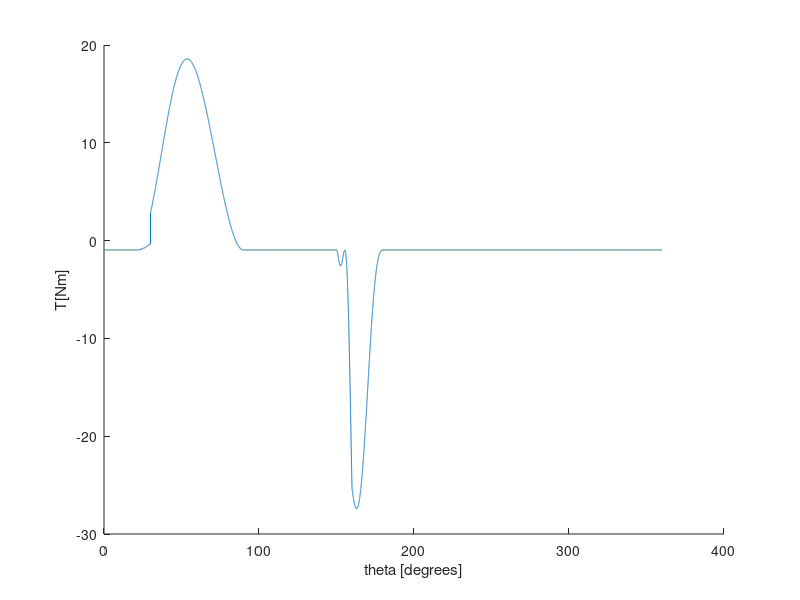

Source code (MATLAB): (Note: this script raises an error after producing the figure.)
% CAMS ASSIGNMENT Subtask 3
% Determine flywheel dimensions
%--------------------------------------------------------%
clear variables
close all 

%determine torque 
cam_pow=load('campower_ecc32');

%load normal force, pressure angle, eccentricity and pitch radius
N=cam_pow.normalforce_tot;
alpha=cam_pow.pressure_angle;
e=cam_pow.exc*0.001;
omega=cam_pow.w;
R0=(cam_pow.xpitch.^2+cam_pow.ypitch.^2).^(1/2)*0.001;


%compute torque:
T1 = (N.*cos(alpha).*e + N.*sin(alpha).*(R0.^2-e.^2).^(1/2)); %instanteneous torque 
T_avg = mean(T1); %torque the engine will produce in regime 
x= cam_pow.thetadegree;


%compute speed variation and work surplus
delta_T = T1-T_avg;

A = zeros(size(x));
for i = 2:36000
    A(i) = (trapz(x(1:i),delta_T(1:i))); 
end

[~,cM] = max(A);
[~,cm] = min(A);
tM = cM/100;
tm = cm/100;

%compute Amax and I 
A_max = trapz(x(min(tm,tM):max(tm,tM)),T1(min(tm,tM):max(tm,tM))-T_avg);
K=0.1;
I = abs((A_max)/((omega^2)*K));

%compute weight of flywheel
R_max = max(R0);
m = I*2/((R_max)^2);

%plot torque demand and average power 
hold on
%plot(x,T1)
plot(x,delta_T)
xlabel('theta [degrees]');
ylabel('T[Nm]');
xline(tm);
xline(tM);
hold off


